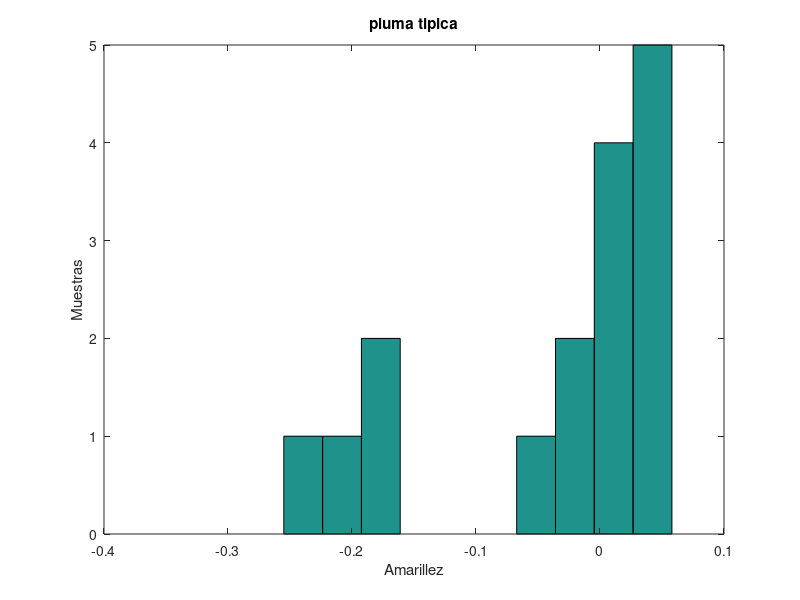
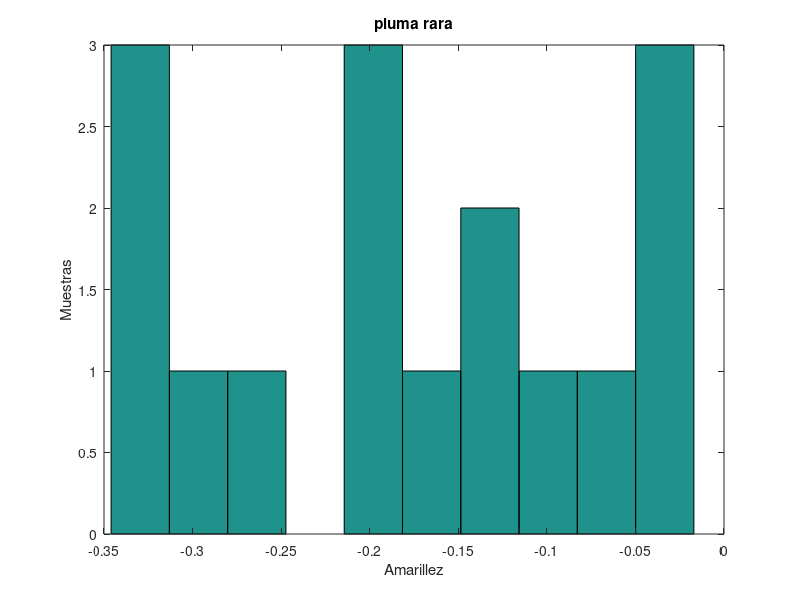
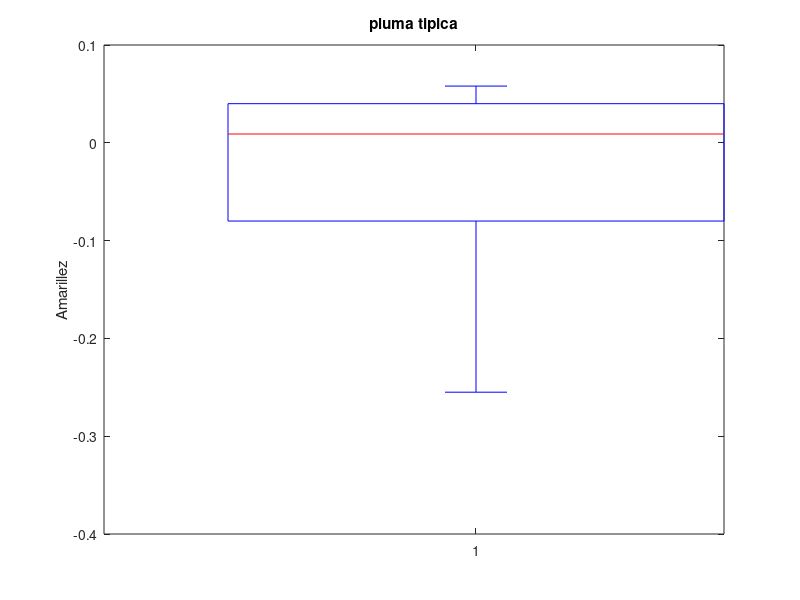
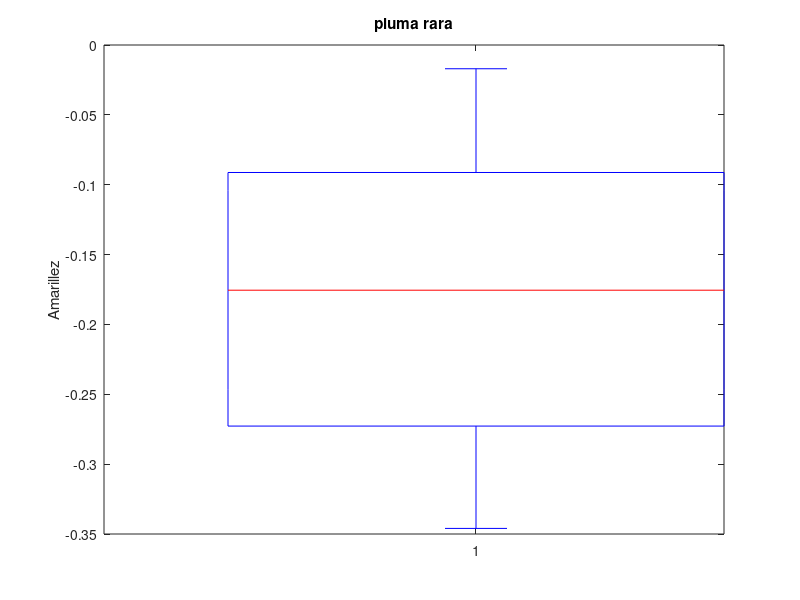

Write MATLAB code to recreate these figures, in order.
function e_5b()
	data = load('plumas.txt');
	figure;
	hist(data(:,2));
	title('pluma tipica');
	xlabel('Amarillez');
	ylabel('Muestras');
	figure;
	hist(data(:, 3));
	title('pluma rara');
	xlabel('Amarillez');
	ylabel('Muestras');
	figure;
	boxplot(data(:,2));
	title('pluma tipica');
	ylabel('Amarillez');
	figure;
	boxplot(data(:, 3));
	title('pluma rara');
	ylabel('Amarillez');	
end
